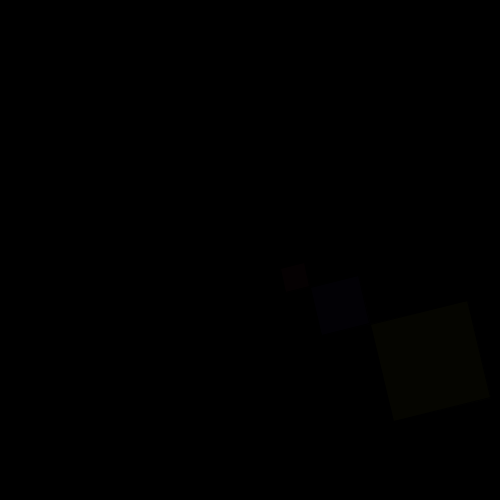
Frame 1 (no input)
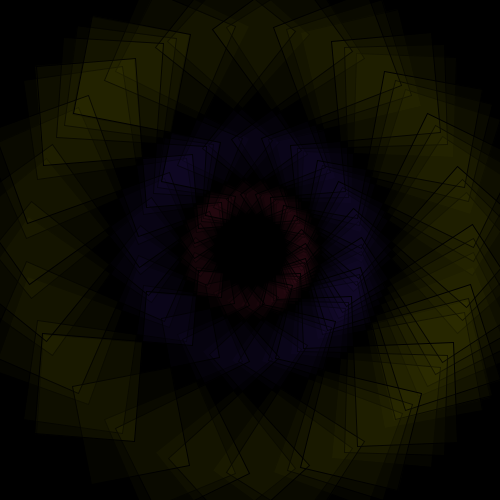
Frame 60 (the mouse pressed at the canvas centre just before this capture)
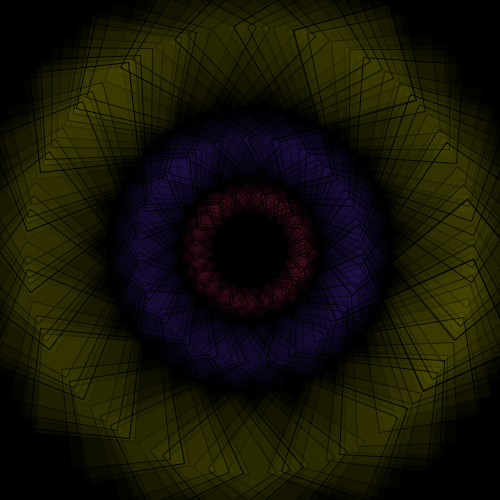
Frame 120 (the mouse held since frame 60 and released just before this capture)

The Processing sketch that drew these frames (run headless with seeded random() and noise(); from frame 60 on, the mouse is pressed at the canvas centre):

// Processing sketch: processing_171188
// ── processing_171188.pde

void setup()
{
  size (500,500);
  background (0);
  translate(width/2, height/2);
}



void draw ()
{
  float minute1 = map(minute(),0,60,0,2*PI);
  float sekunde = map(second(), 0,60,0,2*PI);  
  float millisek = map(millis(), 0,minute1,0,2*PI);

  
  translate (width/2, height/2);
  

  pushMatrix();                                  //gelb
  rotate(millisek);//sekunde);
  fill(#FFFF00,5);
  rect(100, 100,100,100);
  popMatrix();
  
  pushMatrix();                                  //blau
  rotate(millisek);//sekunde);
  fill(#7226ED,5);
  rect(50,50,50,50);
  popMatrix();
  
  pushMatrix();                                  //rot
  rotate(millisek);//sekunde);
  fill(#ED2658,5);
  rect(25,25,25,25);
  popMatrix();

   
}
